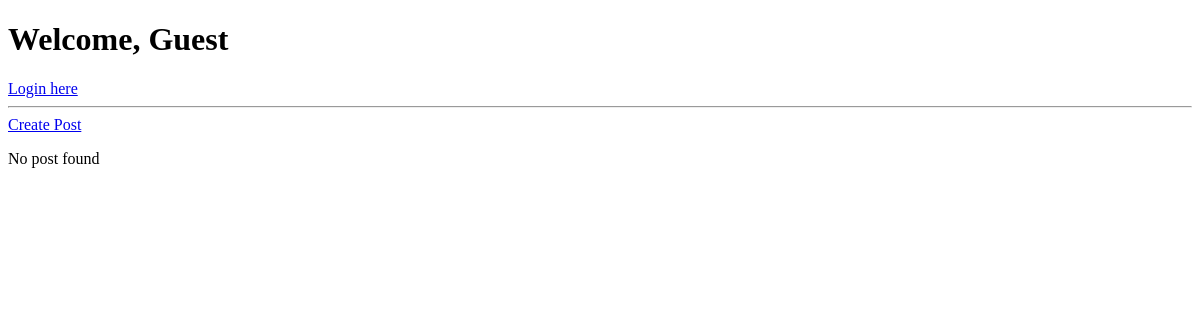
The app's page /, older data.
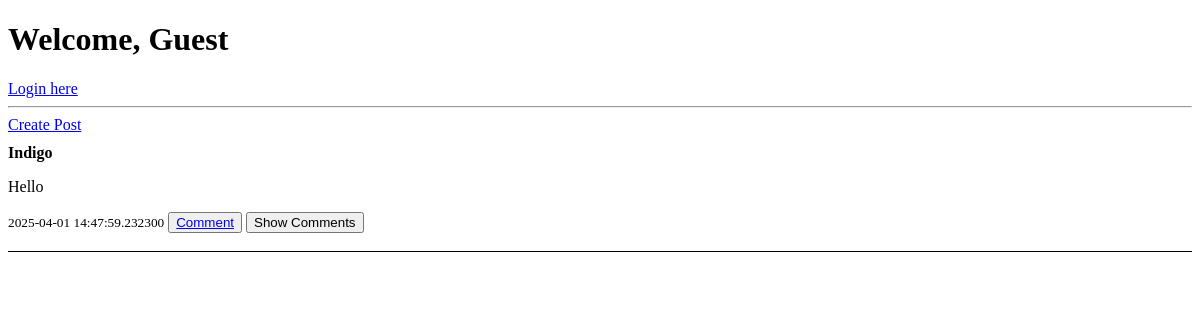
The same page, newer data.
### app/models.py (models this page shows, shortened)
class Post(db.Model):
    id = db.Column(db.Integer, primary_key=True)
    user_id = db.Column(db.Integer, db.ForeignKey('user.id'), nullable=False)
    content = db.Column(db.Text, nullable=False)
    timestamp = db.Column(db.DateTime, default=datetime.utcnow)
    likes = db.relationship('Likes', backref='Post', cascade='all, delete')

class User(UserMixin, db.Model):
    id = db.Column(db.Integer, primary_key=True)
    username = db.Column(db.String(100), unique=True, nullable=False)
    password_hash = db.Column(db.String(255), nullable=False)
    email = db.Column(db.String(100), unique=True, nullable=False)
    timestamp = db.Column(db.DateTime, default=datetime.utcnow)
    post = db.relationship('Post', backref='user', cascade='all, delete')
    likes = db.relationship('Likes', backref='User', cascade='all, delete')

### app/app.py (the view)
@app.route('/')
def index():
    user = current_user
    posts = Post.query.order_by(Post.timestamp.desc()).all()
    comments = Comment.query.all()
    return render_template('index.html', user=user, posts=posts, comments=comments)

### app/templates/index.html (shortened to what this page needs)
{% extends 'layout.html' %}
{% block body %}
    <h1>Welcome, {% if user.is_authenticated %}<a href="{{ url_for('profile', user_id=current_user.id) }}">{{ current_user.username }}!</a>{% else %}Guest{% endif %}</h1>
    {% if not user.is_authenticated %}
        <a href="{{ url_for('login') }}">Login here</a>
    {% else %}
        <a href="{{ url_for('logout')}}">Logout</a>
    {% endif %}
    <hr>
    <div class="create-post">
        <a href="{{ url_for('new_post') }}">Create Post</a>
    </div>
    <div class="all-posts">
        {% for post in posts %}
            <div style="border-bottom: 1px solid black; margin-top: 10px;" id="post">
                <strong>{{ post.user.username }}</strong>
                <p>{{ post.content }}</p>
                <small>{{ post.timestamp }}</small>
                <button><a href="{{ url_for('comment', post_id=post.id) }}">Comment</a></button>
                 {% if post.comments %}
                 <button class="comment-button" data-post-id="{{ post.id }}">Show Comments</button>
                 <br><br>
                {% endif %}
            </div>
        {% else %}
            <p>No post found</p>
        {% endfor %}
    </div>
{% endblock %}

Row changes from the older to the newer data that the page shows:
added Post: user.username "Indigo", content "Hello", timestamp "2025-04-01 14:47:59.232300"
Text that changed along with them:
text no longer shown: "No post found"
